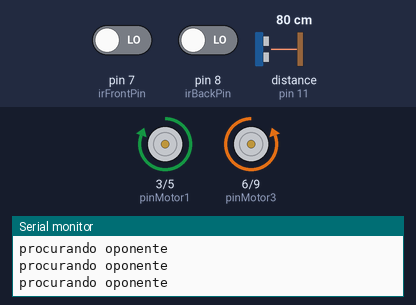
The sketch below on a simulated Arduino Uno, built with avr-gcc and run on an emulated ATmega328P. Parts: motor-driver pin pairs drawn as motors (green arrow = first pin HIGH = forward, orange = second pin HIGH = backward, longer = more drive), the last lines printed to the serial monitor. Wiring (inferred from the names in the program): ultrasonic range finder: trigger pin 10; echo pin 11. The test bench sets the inputs (shaded band); at power-on: pin 7 (irFrontPin) LOW, pin 8 (irBackPin) LOW, distance to the obstacle (sensor on pin 11) 80 cm. The echo pulse lasts 58.3 µs per cm.

Above: at 1.4 s.
1.5 s: pin 7 (irFrontPin) driven HIGH
At 2.3 s:
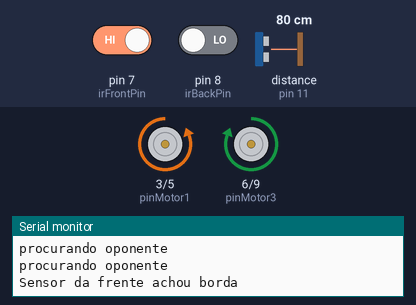
4.8 s: pin 8 (irBackPin) driven HIGH
At 5.9 s:
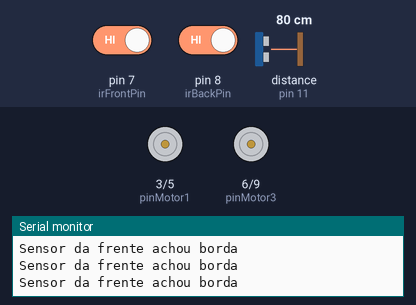
6.4 s: pin 8 (irBackPin) driven LOW
At 6.8 s:
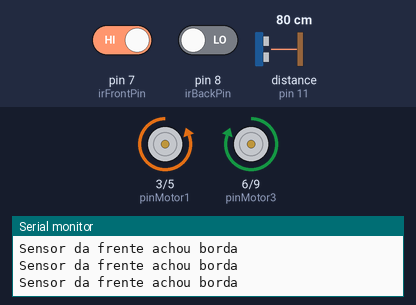
9.7 s: pin 7 (irFrontPin) driven LOW
At 10.38 s:
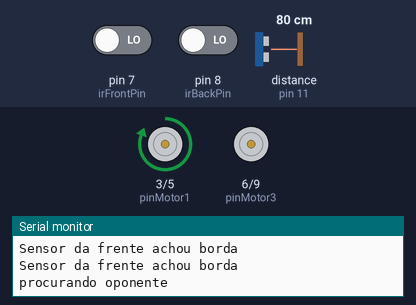
13.0 s: distance to the obstacle (sensor on pin 11) set to 2 cm
At 13.9 s:
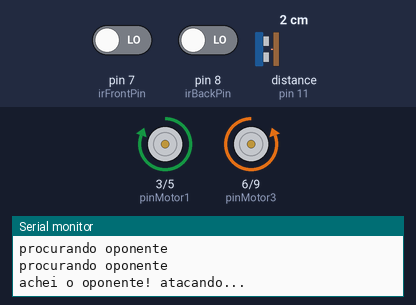
Timing chart, 0 to 15.6 s (numbered marks = the images above; inputs shaded):
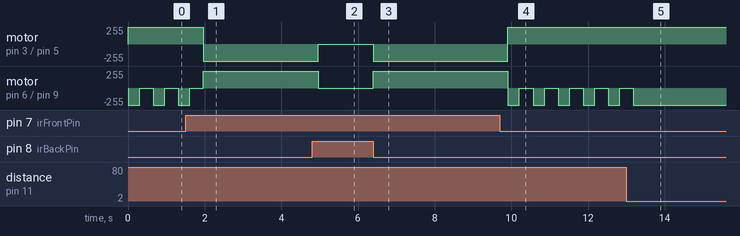

Measured:
- after the input at 1.5 s, motor on pin 3 (pinMotor1) / pin 5 (pinMotor2): forward 255/255 → backward 255/255 after 0.47 s
- after the input at 4.8 s, motor on pin 3 (pinMotor1) / pin 5 (pinMotor2): backward 255/255 → stopped after 0.17 s; motor on pin 6 (pinMotor3) / pin 9 (pinMotor4): forward 255/255 → stopped after 0.17 s
- after the input at 6.4 s, motor on pin 3 (pinMotor1) / pin 5 (pinMotor2): stopped → backward 255/255 at once; motor on pin 6 (pinMotor3) / pin 9 (pinMotor4): stopped → forward 255/255 at once
- after the input at 9.7 s, motor on pin 3 (pinMotor1) / pin 5 (pinMotor2): backward 255/255 → forward 255/255 after 0.21 s; motor on pin 6 (pinMotor3) / pin 9 (pinMotor4): alternates backward 255/255 for 0.30 s and stopped for 0.36 s, starting after 0.21 s
- after the input at 13.0 s, motor on pin 6 (pinMotor3) / pin 9 (pinMotor4): goes on until 13.2 s, then stays backward 255/255

The sketch:

codigo-robo.ino
```cpp
// === PINOS ===
// Motores
#define pinMotor1 3
#define pinMotor2 5
#define pinMotor3 6
#define pinMotor4 9

// Sensores IR de borda
#define irFrontPin 7
#define irBackPin 8

// Sensor ultrassônico (HC–SR04)
#define trigPin 10
#define echoPin 11

void setup() {
  Serial.begin(9600);

  // Motores
  pinMode(pinMotor1, OUTPUT);
  pinMode(pinMotor2, OUTPUT);
  pinMode(pinMotor3, OUTPUT);
  pinMode(pinMotor4, OUTPUT);

  // Sensor(es) Infravermelho
  pinMode(irFrontPin, INPUT);
  pinMode(irBackPin, INPUT);

  // Ultrassônico
  pinMode(trigPin, OUTPUT);
  pinMode(echoPin, INPUT);
}

void loop() {
  long duration;
  float distancia;
  bool frontEdge = digitalRead(irFrontPin) == HIGH;
  bool backEdge  = digitalRead(irBackPin)  == HIGH;

  // 1) Borda (prioritário)
  if (frontEdge && !backEdge) {
    Serial.println("Sensor da frente achou borda");
    tras();
    delay(500);
    parada();
    return;
  }
  if (!frontEdge && backEdge) {
    Serial.println("Sensor de trás achou borda");
    frente();
    delay(500);
    parada();
    return;
  }

  // 2) Medir distância
  digitalWrite(trigPin, LOW);
  delayMicroseconds(2);
  digitalWrite(trigPin, HIGH);
  delayMicroseconds(10);
  digitalWrite(trigPin, LOW);
  duration = pulseIn(echoPin, HIGH);
  distancia = duration * 0.0343 / 2.0;  // em cm

  // 3) Busca normal
  if (distancia > 20.0 && !frontEdge && !backEdge) {
    Serial.println("procurando oponente");
    procura();
    delay(50);
    return;
  }

  // 4) Ataque usando frente()
  if (distancia > 0.0 && distancia <= 20.0 && !frontEdge && !backEdge) {
    Serial.println("achei o oponente! atacando...");
    // Enquanto o oponente ficar perto e não houver borda, segue em frente
    do {
      frente();

      // Recalcula distância
      digitalWrite(trigPin, LOW);
      delayMicroseconds(2);
      digitalWrite(trigPin, HIGH);
      delayMicroseconds(10);
      digitalWrite(trigPin, LOW);
      duration = pulseIn(echoPin, HIGH);
      distancia = duration * 0.0343 / 2.0;

      // Recheca borda antes de continuar
      frontEdge = digitalRead(irFrontPin) == HIGH;
      backEdge  = digitalRead(irBackPin)  == HIGH;

    } while (distancia <= 20.0 && !frontEdge && !backEdge);

    // Assim que o oponente for embora ou tiver borda, para e volta
    parada();
    delay(200);
    return;
  }

  // 5) Segurança
  parada();
  delay(50);
}

// ===== Métodos de movimentação =====

// Velocidade padrão (digitalWrite HIGH/LOW)
void frente() {
  digitalWrite(pinMotor1, HIGH);
  digitalWrite(pinMotor2, LOW);
  digitalWrite(pinMotor3, LOW);
  digitalWrite(pinMotor4, HIGH);
}

// Ré padrão
void tras() {
  digitalWrite(pinMotor1, LOW);
  digitalWrite(pinMotor2, HIGH);
  digitalWrite(pinMotor3, HIGH);
  digitalWrite(pinMotor4, LOW);
}

// Gira à esquerda padrão
void esquerda() {
  digitalWrite(pinMotor1, HIGH);
  digitalWrite(pinMotor2, LOW);
  digitalWrite(pinMotor3, LOW);
  digitalWrite(pinMotor4, LOW);
}

// Para todos os motores
void parada() {
  digitalWrite(pinMotor1, LOW);
  digitalWrite(pinMotor2, LOW);
  digitalWrite(pinMotor3, LOW);
  digitalWrite(pinMotor4, LOW);
}

// Busca em “quadrado”
void procura() {
  frente();
  delay(300);
  esquerda();
  delay(300);
}
```
